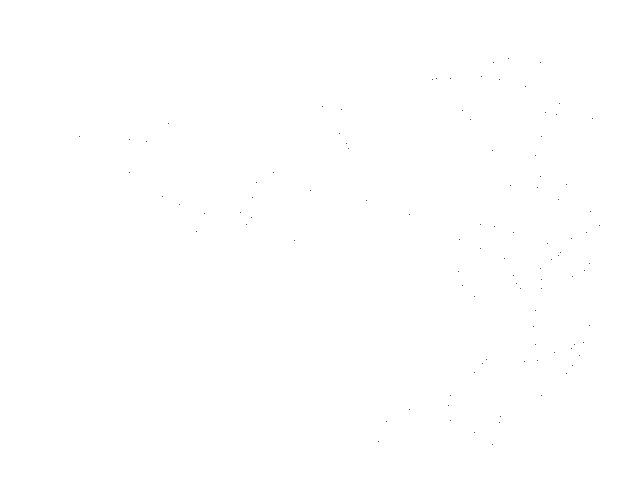
Frame 1 (no input)
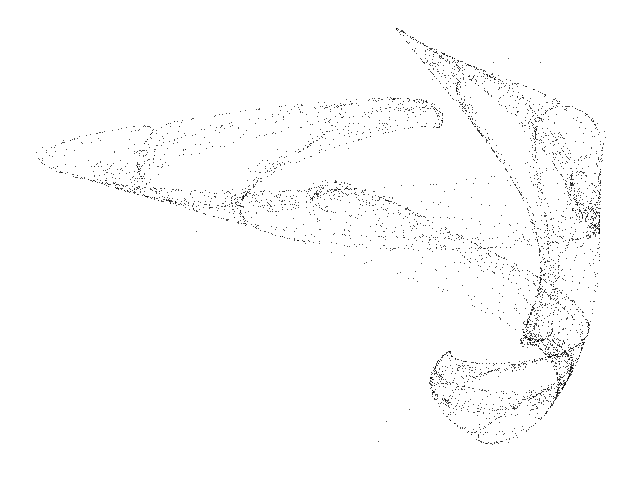
Frame 60 (the mouse pressed at the canvas centre just before this capture)
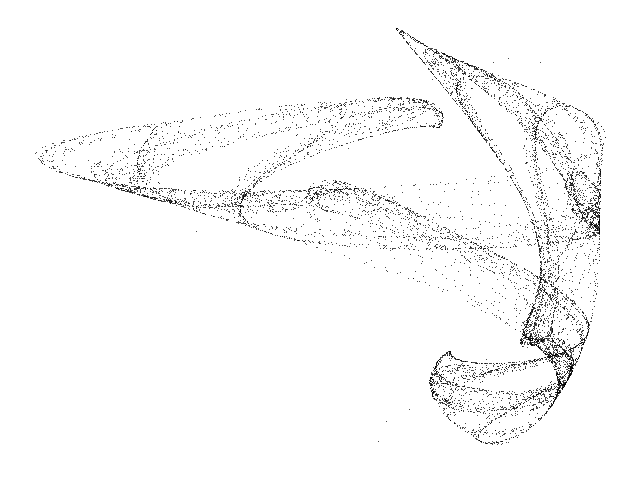
Frame 120 (the mouse held since frame 60 and released just before this capture)

The Processing sketch that drew these frames (run headless with seeded random() and noise(); from frame 60 on, the mouse is pressed at the canvas centre):

// Processing sketch: Bedhead_B
// ── Bedhead_B.pde
// Bedhead B chaotic map //

  float x = 1.0;
  float y = 1.0;
  float a = -0.81;
  float b = -0.92;


void setup() {
  
  size(640,480);
  background(255);
  
}


void draw() {
  
  for (int i=0; i<100; i++) {
    
    float nx = x;
    float ny = y;
     
    x = sin(nx * ny / b) * ny + cos(a * nx - ny);
    y = nx + sin(y) / b;

    point(410 + (190 * x), 220 + (130 * y));
        
  }

}
